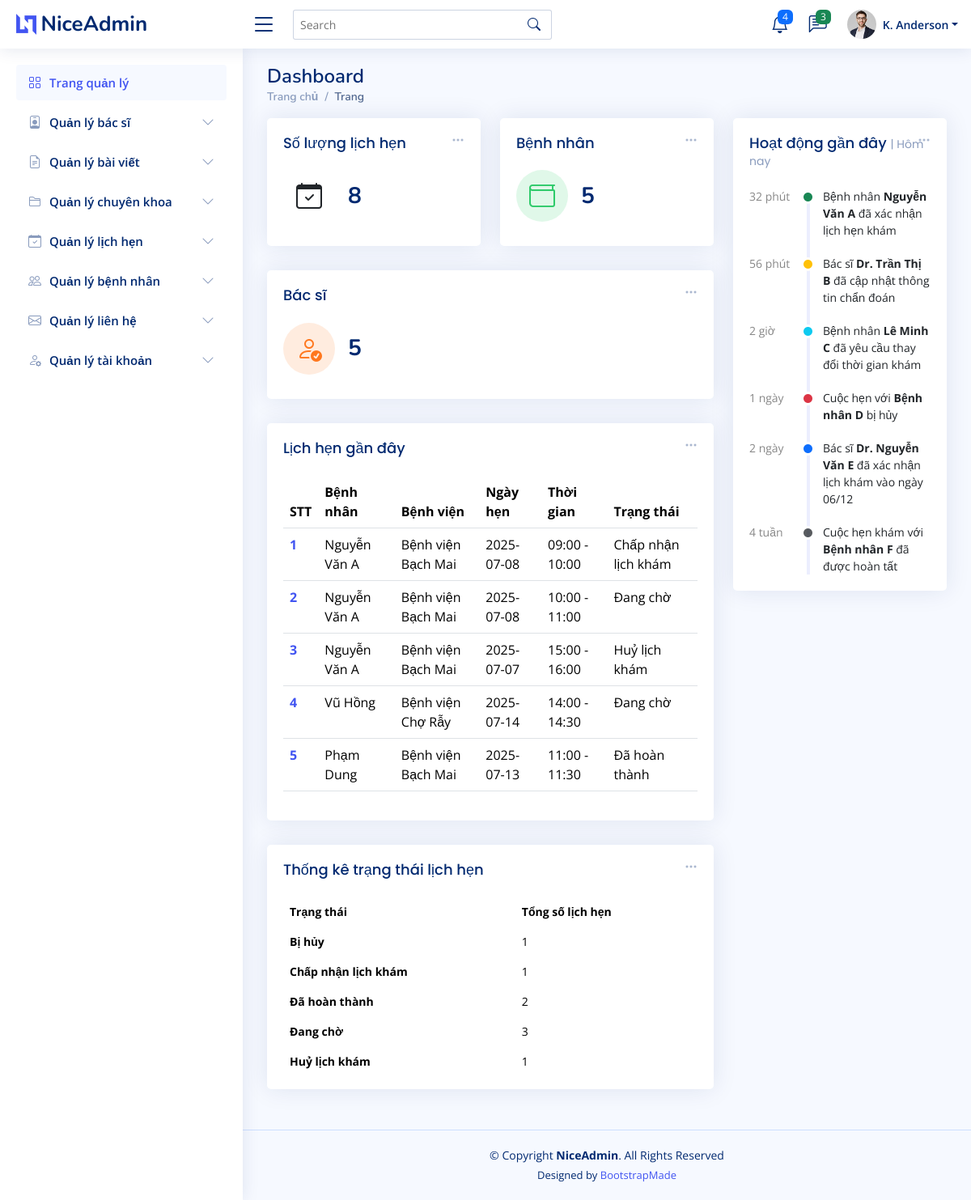
The app's page /admin/index.php with its own data.
### tables this page shows
CREATE TABLE `appointments` (
  `appointment_id` int NOT NULL AUTO_INCREMENT,
  `patient_id` int DEFAULT NULL,
  `doctor_id` int DEFAULT NULL,
  `appointment_date` date DEFAULT NULL,
  `appointment_time` varchar(100) DEFAULT NULL,
  `appointment_status` varchar(45) DEFAULT 'Đang chờ',
  `created_at` date DEFAULT NULL,
  `app_describe` text,
  `hospital_id` int DEFAULT NULL,
  `specializations_id` int DEFAULT NULL,
  PRIMARY KEY (`appointment_id`)
);

CREATE TABLE `patient_record` (
  `patient_id` int NOT NULL AUTO_INCREMENT,
  `patient_name` varchar(100) DEFAULT NULL,
  `pa_address` varchar(255) DEFAULT NULL,
  `date_of_birth` date DEFAULT NULL,
  `gender` char(10) DEFAULT NULL,
  `phone_number` varchar(20) DEFAULT NULL,
  `user_id` int DEFAULT NULL,
  `pa_img` varchar(255) DEFAULT NULL,
  PRIMARY KEY (`patient_id`)
);

CREATE TABLE `hospital` (
  `hospital_id` int NOT NULL AUTO_INCREMENT,
  `hospital_name` varchar(255) DEFAULT NULL,
  `hospital_address` varchar(255) DEFAULT NULL,
  `city` varchar(255) DEFAULT NULL,
  `phone_number` varchar(20) DEFAULT NULL,
  `hospital_email` varchar(255) DEFAULT NULL,
  `specializations` varchar(255) DEFAULT NULL,
  `clinic` varchar(255) DEFAULT NULL,
  PRIMARY KEY (`hospital_id`)
);

### model/ketnoi/lich_hen.php (called while the page is built, shortened)
<?php
    function hienthi_lichhen(){
        $conn= connectdb();
        $sql = "SELECT * FROM appointments a
                INNER JOIN patient_record p ON a.patient_id = p.patient_id
                INNER JOIN doctor d ON a.doctor_id = d.doctor_id
                INNER JOIN hospital ho ON a.hospital_id = ho.hospital_id
                INNER JOIN specializations spe ON a.specializations_id = spe.specializations_id
        ORDER BY appointment_id DESC";
        $stmt = $conn->prepare($sql);
        $stmt->execute();
        $kqlichhen= $stmt->fetchAll();
        return $kqlichhen;
    }
    function tong_lichhen(){
        $conn= connectdb();
        $sql = "SELECT COUNT(*) AS total_appointments FROM appointments";
        $stmt = $conn->prepare($sql);
        $stmt->execute();
        $kq= $stmt->fetch(PDO::FETCH_ASSOC);
        return $kq['total_appointments'];
    }
    function thongke_trangthai(){
        $conn= connectdb();
        $sql = "SELECT appointment_status, COUNT(*) AS thongke
                FROM appointments
                GROUP BY appointment_status";
        $stmt = $conn->prepare($sql);
        $stmt->execute();
        $kq= $stmt->fetchAll(PDO::FETCH_ASSOC);
        return $kq;
    }
?>

### model/ketnoi/benhnhan.php (called while the page is built, shortened)
<?php
    function tong_benhnhan(){
        $conn= connectdb();
        $sql = "SELECT COUNT(*) AS total_patient FROM patient_record";
        $stmt = $conn->prepare($sql);
        $stmt->execute();
        $kq= $stmt->fetch(PDO::FETCH_ASSOC);
        return $kq['total_patient'];
    }
?>

### model/ketnoi/bacsi.php (called while the page is built, shortened)
<?php
    function tong_bacsi(){
        $conn= connectdb();
        $sql = "SELECT COUNT(*) AS total_doctor FROM doctor";
        $stmt = $conn->prepare($sql);
        $stmt->execute();
        $kq= $stmt->fetch(PDO::FETCH_ASSOC);
        return $kq['total_doctor'];
    }
?>

### admin/view/home.php (the view, shortened to what this page needs)
<main id="main" class="main">
<div class="pagetitle">
  <h1>Dashboard</h1>
  <nav>
    <ol class="breadcrumb">
      <li class="breadcrumb-item"><a href="index.html">Trang chủ</a></li>
      <li class="breadcrumb-item active">Trang</li>
    </ol>
  </nav>
</div>
<section class="section dashboard">
  <div class="row">
    <div class="col-lg-8">
      <div class="row">
        <div class="col-xxl-4 col-md-6">
          <div class="card info-card appointment-card">
            <div class="filter">
              <a class="icon" href="#" data-bs-toggle="dropdown"><i class="bi bi-three-dots"></i></a>
            </div>
            <div class="card-body">
              <h5 class="card-title">Số lượng lịch hẹn <span></span></h5>
              <div class="d-flex align-items-center">
                <div class="card-icon rounded-circle d-flex align-items-center justify-content-center">
                  <i class="bi bi-calendar-check"></i>
                </div>
                <div class="ps-3">
                  <h6><?php echo $total_appointments; ?></h6>
                </div>
              </div>
            </div>
          </div>
        </div>
        <div class="col-xxl-4 col-md-6">
          <div class="card info-card revenue-card">
            <div class="filter">
              <a class="icon" href="#" data-bs-toggle="dropdown"><i class="bi bi-three-dots"></i></a>
            </div>
            <div class="card-body">
              <h5 class="card-title">Bệnh nhân <span></span></h5>
              <div class="d-flex align-items-center">
                <div class="card-icon rounded-circle d-flex align-items-center justify-content-center">
                  <i class="bi bi-wallet"></i>
                </div>
                <div class="ps-3">
                  <h6><?=$total_patient ;?></h6>
                </div>
              </div>
            </div>
          </div>
        </div>
        <div class="col-xxl-4 col-xl-12">
        <div class="card info-card customers-card">
          <div class="filter">
            <a class="icon" href="#" data-bs-toggle="dropdown"><i class="bi bi-three-dots"></i></a>
          </div>
          <div class="card-body">
            <h5 class="card-title">Bác sĩ <span></span></h5>
            <div class="d-flex align-items-center">
              <div class="card-icon rounded-circle d-flex align-items-center justify-content-center">
                <i class="bi bi-person-check"></i>
              </div>
              <div class="ps-3">
                <h6><?=$total_doctor?></h6>
              </div>
            </div>
          </div>
        </div>
        </div>
        <div class="col-12">
          <div class="card recent-appointments overflow-auto">
            <div class="filter">
              <a class="icon" href="#" data-bs-toggle="dropdown"><i class="bi bi-three-dots"></i></a>
            </div>
            <div class="card-body">
              <h5 class="card-title">Lịch hẹn gần đây <span></span></h5>
              <table class="table ">
                <thead>
                  <tr>
                    <th scope="col">STT</th>
                    <th scope="col">Bệnh nhân</th>
                    <th scope="col">Bệnh viện</th>
                    <th scope="col">Ngày hẹn</th>
                    <th scope="col">Thời gian</th>
                    <th scope="col">Trạng thái</th>
                  </tr>
                </thead>
                <tbody>
                  <?php
                    if(isset($kqlichhen)&& count($kqlichhen)> 0){
                      $i =1;
                      foreach($kqlichhen as $kq){
                         if($i<6){
                          echo '
                          <tr>
                              <th scope="row"><a href="#">'.$i++.'</a></th>
                              <td>'.$kq['patient_name'].'</td>
                              <td>'.$kq['hospital_name'].'</td>
                              <td>'.$kq['appointment_date'].'</td>
                              <td>'.$kq['appointment_time'].'</td>
                              <td><span class="">'.$kq['appointment_status'].'</span></td>
                          </tr>
                      ';
                         }
                      }
                    }
                  ?>
                </tbody>
              </table>
            </div>
          </div>
        </div>
        <div class="col-12">
          <div class="card top-selling overflow-auto">
            <div class="filter">
              <a class="icon" href="#" data-bs-toggle="dropdown"><i class="bi bi-three-dots"></i></a>
            </div>
            <div class="card-body pb-0">
              <h5 class="card-title">Thống kê trạng thái lịch hẹn<span></span></h5>
              <table class="table table-borderless">
                <thead>
                  <tr>
                    <th scope="col">Trạng thái</th>
                    <th scope="col">Tổng số lịch hẹn</th>
                  </tr>
                </thead>
                <tbody>
                  <?php
                    if(isset($kqthongke)){
                      foreach($kqthongke as $kq){
                        echo '
                              <tr>
                                <th scope="row">'.$kq['appointment_status'].'</th>
                                <td class="">'.$kq['thongke'].'</td>
                              </tr>
                        ';
                      }
                    }
                  ?>
                </tbody>
              </table>
            </div>
          </div>
        </div>
      </div>
    </div>
    <div class="col-lg-4">
    <div class="card">
      <div class="filter">
        <a class="icon" href="#" data-bs-toggle="dropdown"><i class="bi bi-three-dots"></i></a>
      </div>
      <div class="card-body">
        <h5 class="card-title">Hoạt động gần đây <span>| Hôm nay</span></h5>
        <div class="activity">
          <div class="activity-item d-flex">
            <div class="activite-label">32 phút</div>
            <i class='bi bi-circle-fill activity-badge text-success align-self-start'></i>
            <div class="activity-content">
              Bệnh nhân <a href="#" class="fw-bold text-dark">Nguyễn Văn A</a> đã xác nhận lịch hẹn khám
            </div>
          </div>
          <div class="activity-item d-flex">
            <div class="activite-label">56 phút</div>
            <i class='bi bi-circle-fill activity-badge text-warning align-self-start'></i>
            <div class="activity-content">
              Bác sĩ <a href="#" class="fw-bold text-dark">Dr. Trần Thị B</a> đã cập nhật thông tin chẩn đoán
            </div>
          </div>
          <div class="activity-item d-flex">
            <div class="activite-label">2 giờ</div>
            <i class='bi bi-circle-fill activity-badge text-info align-self-start'></i>
            <div class="activity-content">
              Bệnh nhân <a href="#" class="fw-bold text-dark">Lê Minh C</a> đã yêu cầu thay đổi thời gian khám
            </div>
          </div>
          <div class="activity-item d-flex">
            <div class="activite-label">1 ngày</div>
            <i class='bi bi-circle-fill activity-badge text-danger align-self-start'></i>
            <div class="activity-content">
              Cuộc hẹn với <a href="#" class="fw-bold text-dark">Bệnh nhân D</a> bị hủy
            </div>
          </div>
          <div class="activity-item d-flex">
            <div class="activite-label">2 ngày</div>
            <i class='bi bi-circle-fill activity-badge text-primary align-self-start'></i>
            <div class="activity-content">
              Bác sĩ <a href="#" class="fw-bold text-dark">Dr. Nguyễn Văn E</a> đã xác nhận lịch khám vào ngày 06/12
            </div>
          </div>
          <div class="activity-item d-flex">
            <div class="activite-label">4 tuần</div>
            <i class='bi bi-circle-fill activity-badge text-muted align-self-start'></i>
            <div class="activity-content">
              Cuộc hẹn khám với <a href="#" class="fw-bold text-dark">Bệnh nhân F</a> đã được hoàn tất
            </div>
          </div>
        </div>
      </div>
    </div>
    </div>
  </div>
</section>
</main>

### admin/assets/css/style.css (style rules this page uses)
:root { scroll-behavior: smooth; }
body { font-family: "Open Sans", sans-serif; background: #f6f9ff; color: #444444; }
a { color: #4154f1; text-decoration: none; }
h1, h2, h3, h4, h5, h6 { font-family: "Nunito", sans-serif; }
#main { margin-top: 60px; padding: 20px 30px; transition: all 0.3s; }
.pagetitle { margin-bottom: 10px; }
.pagetitle h1 { font-size: 24px; margin-bottom: 0; font-weight: 600; color: #012970; }
.card { margin-bottom: 30px; border: none; border-radius: 5px; box-shadow: 0px 0 30px rgba(1, 41, 112, 0.1); }
.card-title { padding: 20px 0 15px 0; font-size: 18px; font-weight: 500; color: #012970; font-family: "Poppins", sans-serif; }
.card-title span { color: #899bbd; font-size: 14px; font-weight: 400; }
.card-body { padding: 0 20px 20px 20px; }
.breadcrumb { font-size: 14px; font-family: "Nunito", sans-serif; color: #899bbd; font-weight: 600; }
.breadcrumb a { color: #899bbd; transition: 0.3s; }
.breadcrumb .breadcrumb-item::before { color: #899bbd; }
.breadcrumb .active { color: #51678f; font-weight: 600; }
@media (min-width: 1200px) { #main, #footer { margin-left: 300px; } }
.dashboard .filter { position: absolute; right: 0px; top: 15px; }
.dashboard .filter .icon { color: #aab7cf; padding-right: 20px; padding-bottom: 5px; transition: 0.3s; font-size: 16px; }
.dashboard .info-card { padding-bottom: 10px; }
.dashboard .info-card h6 { font-size: 28px; color: #012970; font-weight: 700; margin: 0; padding: 0; }
.dashboard .card-icon { font-size: 32px; line-height: 0; width: 64px; height: 64px; flex-shrink: 0; flex-grow: 0; }
.dashboard .revenue-card .card-icon { color: #2eca6a; background: #e0f8e9; }
.dashboard .customers-card .card-icon { color: #ff771d; background: #ffecdf; }
.dashboard .activity { font-size: 14px; }
.dashboard .activity .activity-item .activite-label { color: #888; position: relative; flex-shrink: 0; flex-grow: 0; min-width: 64px; }
.dashboard .activity .activity-item .activite-label::before { content: ""; position: absolute; right: -11px; width: 4px; top: 0; bottom: 0; background-color: #eceefe; }
.dashboard .activity .activity-item .activity-badge { margin-top: 3px; z-index: 1; font-size: 11px; line-height: 0; border-radius: 50%; flex-shrink: 0; border: 3px solid #fff; flex-grow: 0; }
.dashboard .activity .activity-item .activity-content { padding-left: 10px; padding-bottom: 20px; }
.dashboard .activity .activity-item:first-child .activite-label::before { top: 5px; }
.dashboard .activity .activity-item:last-child .activity-content { padding-bottom: 0; }
.dashboard .top-selling { font-size: 14px; }
.dashboard .top-selling .table thead { background: #f6f6fe; }
.dashboard .top-selling .table thead th { border: 0; }
.dashboard .top-selling .table tbody td { vertical-align: middle; }

### records on screen
appointments: patient.patient_name "Nguyễn Văn A", hospital.hospital_name "Bệnh viện Bạch Mai", appointment_date "2025-07-08", appointment_time "09:00 - 10:00", appointment_status "Chấp nhận lịch khám"
appointments: patient.patient_name "Nguyễn Văn A", hospital.hospital_name "Bệnh viện Bạch Mai", appointment_date "2025-07-08", appointment_time "10:00 - 11:00", appointment_status "Đang chờ"
appointments: patient.patient_name "Nguyễn Văn A", hospital.hospital_name "Bệnh viện Bạch Mai", appointment_date "2025-07-07", appointment_time "15:00 - 16:00", appointment_status "Huỷ lịch khám"
appointments: patient.patient_name "Vũ Hồng", hospital.hospital_name "Bệnh viện Chợ Rẫy", appointment_date "2025-07-14", appointment_time "14:00 - 14:30", appointment_status "Đang chờ"
appointments: patient.patient_name "Phạm Dung", hospital.hospital_name "Bệnh viện Bạch Mai", appointment_date "2025-07-13", appointment_time "11:00 - 11:30", appointment_status "Đã hoàn thành"

### other values on screen
$total_appointments "8"
$total_patient "5"
$total_doctor "5"
$kq['appointment_status'] "Bị hủy"
$kq['thongke'] "1"
$kq['appointment_status'] "Chấp nhận lịch khám"
$kq['appointment_status'] "Đã hoàn thành"
$kq['thongke'] "2"
$kq['appointment_status'] "Đang chờ"
$kq['thongke'] "3"
$kq['appointment_status'] "Huỷ lịch khám"
